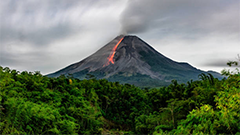
#> input picture photos/volcano.png, 240 x 135 px, found by its file name
$ python convert_volcano_proper.py
#> lines starting #> are read from the running program, lines starting #| are printed output that depends on the picture
#!/usr/bin/env python3
"""
Convert volcano image to RGB565 using the proper method from the cheatsheet
Stream by scanline approach - no large memory allocation
"""

from PIL import Image
import sys
import os

def convert_image_to_rgb565_file(input_path, output_path, width=135, height=240):
    """Convert image to RGB565 file using proper scanline streaming method"""
#> called with input_path = 'photos/volcano.png', output_path = 'volcano_scanline.rgb565', width = 135, height = 240

    print(f"Converting {input_path} to RGB565 scanline format...")

    try:
        # Open and process image
        with Image.open(input_path) as img:
#> img is the input picture: PIL image 240x135 RGBA; mean R, G, B, A 104.8, 116.5, 100.1, 254.8
            print(f"Original size: {img.size}")
#| Original size: (240, 135)

            # Convert to RGB
            img = img.convert('RGB')
#> img: PIL image 240x135 RGB

            # Calculate aspect ratios
            img_ratio = img.size[0] / img.size[1]  # width/height
#> img_ratio = 1.78
            target_ratio = width / height

            print(f"Original aspect ratio: {img_ratio:.2f}")
#| Original aspect ratio: 1.78
            print(f"Target aspect ratio: {target_ratio:.2f}")

            if img_ratio > target_ratio:
                # Image is wider than target, crop width
                new_width = int(img.size[1] * target_ratio)
#> new_width = 75
                left = (img.size[0] - new_width) // 2
#> left = 82
                img = img.crop((left, 0, left + new_width, img.size[1]))
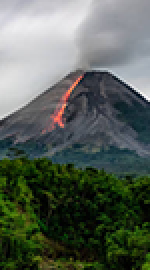
#> img: PIL image 75x135 RGB (shown 2 times larger); mean R, G, B 89.1, 98.1, 88.6
                print(f"Cropped to: {img.size}")
#| Cropped to: (75, 135)
            elif img_ratio < target_ratio:
                # Image is taller than target, crop height
                new_height = int(img.size[0] / target_ratio)
                top = (img.size[1] - new_height) // 2
                img = img.crop((0, top, img.size[0], top + new_height))
                print(f"Cropped to: {img.size}")

            # Now resize to exact target size (should maintain aspect ratio)
            img = img.resize((width, height), Image.Resampling.LANCZOS)
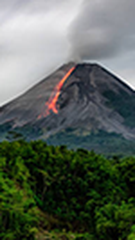
#> img: PIL image 135x240 RGB; mean R, G, B 89.1, 98.2, 88.6
            print(f"Final size: {img.size}")
#| Final size: (135, 240)

            # Create RGB565 file for scanline streaming
            with open(output_path, 'wb') as f:
                for y in range(height):
                    for x in range(width):
                        r, g, b = img.getpixel((x, y))

                        # Convert to RGB565
                        rgb565 = ((r & 0xF8) << 8) | ((g & 0xFC) << 3) | (b >> 3)

                        # Write as big-endian (high byte first) - CONFIRMED correct for M5StickC Plus
                        f.write(bytes(((rgb565 >> 8) & 0xFF, rgb565 & 0xFF)))

            file_size = os.path.getsize(output_path)
            print(f"RGB565 file created: {output_path}")
            print(f"File size: {file_size} bytes ({file_size//1024}KB)")
            print(f"Expected size: {width * height * 2} bytes")

            return True

    except Exception as e:
        print(f"Error converting image: {e}")
        return False

def main():
    # Convert the volcano image properly
    input_image = "photos/volcano.png"
    output_file = "volcano_scanline.rgb565"

    if not os.path.exists(input_image):
        print(f"Error: {input_image} not found")
        return

    success = convert_image_to_rgb565_file(input_image, output_file)

    if success:
        print("\nConversion successful!")
        print("This file can now be streamed scanline-by-scanline to avoid memory issues")
    else:
        print("Conversion failed!")

if __name__ == "__main__":
    main()
